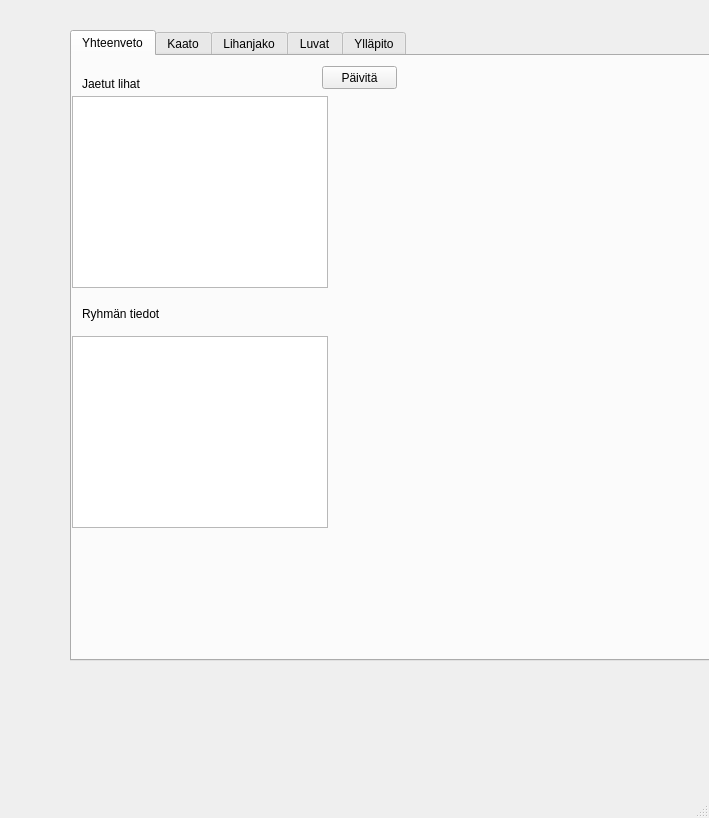
<?xml version="1.0" encoding="UTF-8"?>
<ui version="4.0">
 <class>MainWindow</class>
 <widget class="QMainWindow" name="MainWindow">
  <property name="geometry">
   <rect>
    <x>0</x>
    <y>0</y>
    <width>709</width>
    <height>818</height>
   </rect>
  </property>
  <property name="windowTitle">
   <string>MainWindow</string>
  </property>
  <widget class="QWidget" name="centralwidget">
   <widget class="QTabWidget" name="tabWidget">
    <property name="geometry">
     <rect>
      <x>70</x>
      <y>30</y>
      <width>651</width>
      <height>631</height>
     </rect>
    </property>
    <property name="currentIndex">
     <number>0</number>
    </property>
    <widget class="QWidget" name="summaryPage">
     <attribute name="title">
      <string>Yhteenveto</string>
     </attribute>
     <widget class="QTableWidget" name="meatSharedTableWidget">
      <property name="geometry">
       <rect>
        <x>0</x>
        <y>40</y>
        <width>256</width>
        <height>192</height>
       </rect>
      </property>
     </widget>
     <widget class="QTableWidget" name="groupSummaryTableWidget">
      <property name="geometry">
       <rect>
        <x>0</x>
        <y>280</y>
        <width>256</width>
        <height>192</height>
       </rect>
      </property>
     </widget>
     <widget class="QPushButton" name="summaryRefreshPushButton">
      <property name="geometry">
       <rect>
        <x>250</x>
        <y>10</y>
        <width>75</width>
        <height>23</height>
       </rect>
      </property>
      <property name="text">
       <string>Päivitä</string>
      </property>
     </widget>
     <widget class="QLabel" name="label_23">
      <property name="geometry">
       <rect>
        <x>10</x>
        <y>20</y>
        <width>71</width>
        <height>16</height>
       </rect>
      </property>
      <property name="text">
       <string>Jaetut lihat</string>
      </property>
     </widget>
     <widget class="QLabel" name="label_24">
      <property name="geometry">
       <rect>
        <x>10</x>
        <y>250</y>
        <width>101</width>
        <height>16</height>
       </rect>
      </property>
      <property name="text">
       <string>Ryhmän tiedot</string>
      </property>
     </widget>
    </widget>
    <widget class="QWidget" name="widget">
     <attribute name="title">
      <string>Kaato</string>
     </attribute>
     <widget class="QComboBox" name="shotByComboBox">
      <property name="geometry">
       <rect>
        <x>40</x>
        <y>40</y>
        <width>69</width>
        <height>22</height>
       </rect>
      </property>
     </widget>
     <widget class="QComboBox" name="animalComboBox">
      <property name="geometry">
       <rect>
        <x>40</x>
        <y>90</y>
        <width>69</width>
        <height>22</height>
       </rect>
      </property>
     </widget>
     <widget class="QComboBox" name="genderComboBox">
      <property name="geometry">
       <rect>
        <x>250</x>
        <y>90</y>
        <width>69</width>
        <height>22</height>
       </rect>
      </property>
     </widget>
     <widget class="QComboBox" name="ageGroupComboBox">
      <property name="geometry">
       <rect>
        <x>150</x>
        <y>90</y>
        <width>69</width>
        <height>22</height>
       </rect>
      </property>
     </widget>
     <widget class="QComboBox" name="usageComboBox">
      <property name="geometry">
       <rect>
        <x>150</x>
        <y>150</y>
        <width>69</width>
        <height>22</height>
       </rect>
      </property>
     </widget>
     <widget class="QDateEdit" name="shotDateEdit">
      <property name="geometry">
       <rect>
        <x>160</x>
        <y>40</y>
        <width>110</width>
        <height>22</height>
       </rect>
      </property>
     </widget>
     <widget class="QLineEdit" name="locationLineEdit">
      <property name="geometry">
       <rect>
        <x>310</x>
        <y>40</y>
        <width>113</width>
        <height>20</height>
       </rect>
      </property>
     </widget>
     <widget class="QLineEdit" name="weightLineEdit">
      <property name="geometry">
       <rect>
        <x>40</x>
        <y>150</y>
        <width>51</width>
        <height>20</height>
       </rect>
      </property>
     </widget>
     <widget class="QPlainTextEdit" name="additionalInfoTextEdit">
      <property name="geometry">
       <rect>
        <x>280</x>
        <y>150</y>
        <width>281</width>
        <height>71</height>
       </rect>
      </property>
      <property name="toolTip">
       <string>Tähän vieraan kaatajan nimi tai havaintoja eläimestä</string>
      </property>
      <property name="toolTipDuration">
       <number>10000</number>
      </property>
     </widget>
     <widget class="QPushButton" name="killsPushButton">
      <property name="geometry">
       <rect>
        <x>470</x>
        <y>250</y>
        <width>75</width>
        <height>23</height>
       </rect>
      </property>
      <property name="text">
       <string>Tallenna</string>
      </property>
     </widget>
     <widget class="QTableWidget" name="killsKillsTableWidget">
      <property name="geometry">
       <rect>
        <x>30</x>
        <y>260</y>
        <width>256</width>
        <height>171</height>
       </rect>
      </property>
     </widget>
     <widget class="QLabel" name="label_26">
      <property name="geometry">
       <rect>
        <x>160</x>
        <y>20</y>
        <width>61</width>
        <height>16</height>
       </rect>
      </property>
      <property name="text">
       <string>Kaatopäivä</string>
      </property>
     </widget>
     <widget class="QLabel" name="label_25">
      <property name="geometry">
       <rect>
        <x>40</x>
        <y>20</y>
        <width>47</width>
        <height>13</height>
       </rect>
      </property>
      <property name="text">
       <string>Kaataja</string>
      </property>
     </widget>
     <widget class="QLabel" name="label_22">
      <property name="geometry">
       <rect>
        <x>310</x>
        <y>20</y>
        <width>47</width>
        <height>13</height>
       </rect>
      </property>
      <property name="text">
       <string>Paikka</string>
      </property>
     </widget>
     <widget class="QLabel" name="label_29">
      <property name="geometry">
       <rect>
        <x>150</x>
        <y>70</y>
        <width>51</width>
        <height>20</height>
       </rect>
      </property>
      <property name="text">
       <string>Ikäryhmä</string>
      </property>
     </widget>
     <widget class="QLabel" name="label_28">
      <property name="geometry">
       <rect>
        <x>250</x>
        <y>70</y>
        <width>47</width>
        <height>13</height>
       </rect>
      </property>
      <property name="text">
       <string>Sukupuoli</string>
      </property>
     </widget>
     <widget class="QLabel" name="label_30">
      <property name="geometry">
       <rect>
        <x>40</x>
        <y>130</y>
        <width>47</width>
        <height>13</height>
       </rect>
      </property>
      <property name="text">
       <string>Paino (kg)</string>
      </property>
     </widget>
     <widget class="QLabel" name="label_31">
      <property name="geometry">
       <rect>
        <x>150</x>
        <y>130</y>
        <width>47</width>
        <height>13</height>
       </rect>
      </property>
      <property name="text">
       <string>Käyttö</string>
      </property>
     </widget>
     <widget class="QLabel" name="label_32">
      <property name="geometry">
       <rect>
        <x>280</x>
        <y>130</y>
        <width>81</width>
        <height>20</height>
       </rect>
      </property>
      <property name="text">
       <string>Lisätietoja</string>
      </property>
     </widget>
     <widget class="QLabel" name="label_33">
      <property name="geometry">
       <rect>
        <x>30</x>
        <y>240</y>
        <width>47</width>
        <height>13</height>
       </rect>
      </property>
      <property name="text">
       <string>Kaadot</string>
      </property>
     </widget>
     <widget class="QLabel" name="label_27">
      <property name="geometry">
       <rect>
        <x>40</x>
        <y>70</y>
        <width>47</width>
        <height>13</height>
       </rect>
      </property>
      <property name="text">
       <string>Eläin</string>
      </property>
     </widget>
    </widget>
    <widget class="QWidget" name="sharePage">
     <attribute name="title">
      <string>Lihanjako</string>
     </attribute>
     <widget class="QTextEdit" name="shareSkillTableWidget">
      <property name="geometry">
       <rect>
        <x>10</x>
        <y>40</y>
        <width>761</width>
        <height>241</height>
       </rect>
      </property>
     </widget>
     <widget class="QLabel" name="Label_3">
      <property name="geometry">
       <rect>
        <x>10</x>
        <y>20</y>
        <width>47</width>
        <height>13</height>
       </rect>
      </property>
      <property name="text">
       <string>Kaadot</string>
      </property>
     </widget>
     <widget class="QDateEdit" name="ShareDateEdit">
      <property name="geometry">
       <rect>
        <x>30</x>
        <y>330</y>
        <width>110</width>
        <height>22</height>
       </rect>
      </property>
     </widget>
     <widget class="QComboBox" name="portionComboBox">
      <property name="geometry">
       <rect>
        <x>190</x>
        <y>330</y>
        <width>69</width>
        <height>22</height>
       </rect>
      </property>
     </widget>
     <widget class="QComboBox" name="groupComboBox">
      <property name="geometry">
       <rect>
        <x>480</x>
        <y>330</y>
        <width>69</width>
        <height>22</height>
       </rect>
      </property>
     </widget>
     <widget class="QLineEdit" name="amountLineEdit_7">
      <property name="geometry">
       <rect>
        <x>320</x>
        <y>330</y>
        <width>113</width>
        <height>20</height>
       </rect>
      </property>
     </widget>
     <widget class="QLabel" name="label_34">
      <property name="geometry">
       <rect>
        <x>30</x>
        <y>310</y>
        <width>47</width>
        <height>13</height>
       </rect>
      </property>
      <property name="text">
       <string>Jakopäivä</string>
      </property>
     </widget>
     <widget class="QLabel" name="label_35">
      <property name="geometry">
       <rect>
        <x>190</x>
        <y>310</y>
        <width>61</width>
        <height>16</height>
       </rect>
      </property>
      <property name="text">
       <string>Ruhon osa</string>
      </property>
     </widget>
     <widget class="QLabel" name="Label_2">
      <property name="geometry">
       <rect>
        <x>320</x>
        <y>310</y>
        <width>47</width>
        <height>13</height>
       </rect>
      </property>
      <property name="text">
       <string>Määrä (kg)</string>
      </property>
     </widget>
     <widget class="QLabel" name="Label">
      <property name="geometry">
       <rect>
        <x>480</x>
        <y>310</y>
        <width>81</width>
        <height>16</height>
       </rect>
      </property>
      <property name="text">
       <string>Jakoryhmä</string>
      </property>
     </widget>
     <widget class="QPushButton" name="pushButton_2">
      <property name="geometry">
       <rect>
        <x>660</x>
        <y>360</y>
        <width>75</width>
        <height>23</height>
       </rect>
      </property>
      <property name="text">
       <string>Tallenna</string>
      </property>
     </widget>
     <widget class="QLabel" name="amountLineEdit_6">
      <property name="geometry">
       <rect>
        <x>30</x>
        <y>410</y>
        <width>47</width>
        <height>13</height>
       </rect>
      </property>
      <property name="text">
       <string/>
      </property>
     </widget>
     <widget class="QPushButton" name="ShareSavepushButton">
      <property name="geometry">
       <rect>
        <x>560</x>
        <y>380</y>
        <width>75</width>
        <height>23</height>
       </rect>
      </property>
      <property name="text">
       <string>Tallenna</string>
      </property>
     </widget>
     <widget class="QGroupBox" name="shareGroupBox">
      <property name="geometry">
       <rect>
        <x>20</x>
        <y>410</y>
        <width>621</width>
        <height>191</height>
       </rect>
      </property>
      <property name="title">
       <string/>
      </property>
     </widget>
     <widget class="QLabel" name="label_36">
      <property name="geometry">
       <rect>
        <x>20</x>
        <y>380</y>
        <width>81</width>
        <height>16</height>
       </rect>
      </property>
      <property name="text">
       <string>Jakoehdotukset</string>
      </property>
     </widget>
    </widget>
    <widget class="QWidget" name="tab_4">
     <attribute name="title">
      <string>Luvat</string>
     </attribute>
     <widget class="QComboBox" name="licenseAnimalComboBox">
      <property name="geometry">
       <rect>
        <x>150</x>
        <y>60</y>
        <width>69</width>
        <height>22</height>
       </rect>
      </property>
     </widget>
     <widget class="QComboBox" name="licenseAgeGroupComboBox">
      <property name="geometry">
       <rect>
        <x>260</x>
        <y>60</y>
        <width>69</width>
        <height>22</height>
       </rect>
      </property>
     </widget>
     <widget class="QComboBox" name="licenseGenderComboBox">
      <property name="geometry">
       <rect>
        <x>370</x>
        <y>60</y>
        <width>69</width>
        <height>22</height>
       </rect>
      </property>
     </widget>
     <widget class="QLineEdit" name="licenseYearLineEdit">
      <property name="geometry">
       <rect>
        <x>0</x>
        <y>60</y>
        <width>113</width>
        <height>20</height>
       </rect>
      </property>
     </widget>
     <widget class="QLineEdit" name="licenseAmountLineEdit">
      <property name="geometry">
       <rect>
        <x>480</x>
        <y>60</y>
        <width>113</width>
        <height>20</height>
       </rect>
      </property>
     </widget>
     <widget class="QPushButton" name="licenseSavePushButton">
      <property name="geometry">
       <rect>
        <x>520</x>
        <y>150</y>
        <width>75</width>
        <height>23</height>
       </rect>
      </property>
      <property name="text">
       <string>Tallenna</string>
      </property>
     </widget>
     <widget class="QLabel" name="label">
      <property name="geometry">
       <rect>
        <x>0</x>
        <y>40</y>
        <width>47</width>
        <height>13</height>
       </rect>
      </property>
      <property name="text">
       <string>Lupavuosi</string>
      </property>
     </widget>
     <widget class="QLabel" name="label_2">
      <property name="geometry">
       <rect>
        <x>150</x>
        <y>40</y>
        <width>47</width>
        <height>13</height>
       </rect>
      </property>
      <property name="text">
       <string>Eläin</string>
      </property>
     </widget>
     <widget class="QLabel" name="label_3">
      <property name="geometry">
       <rect>
        <x>260</x>
        <y>40</y>
        <width>47</width>
        <height>13</height>
       </rect>
      </property>
      <property name="text">
       <string>Ikäryhmä</string>
      </property>
     </widget>
     <widget class="QLabel" name="label_4">
      <property name="geometry">
       <rect>
        <x>370</x>
        <y>40</y>
        <width>47</width>
        <height>13</height>
       </rect>
      </property>
      <property name="text">
       <string>Sukupuoli</string>
      </property>
     </widget>
     <widget class="QLabel" name="label_5">
      <property name="geometry">
       <rect>
        <x>480</x>
        <y>40</y>
        <width>47</width>
        <height>13</height>
       </rect>
      </property>
      <property name="text">
       <string>Määrä</string>
      </property>
     </widget>
     <widget class="QTextEdit" name="licenseSummaryTableWidget">
      <property name="geometry">
       <rect>
        <x>0</x>
        <y>230</y>
        <width>641</width>
        <height>331</height>
       </rect>
      </property>
     </widget>
     <widget class="QLabel" name="label_6">
      <property name="geometry">
       <rect>
        <x>0</x>
        <y>210</y>
        <width>91</width>
        <height>16</height>
       </rect>
      </property>
      <property name="text">
       <string>Myönnetyt luvat</string>
      </property>
     </widget>
    </widget>
    <widget class="QWidget" name="tab_5">
     <attribute name="title">
      <string>Ylläpito</string>
     </attribute>
     <widget class="QGroupBox" name="groupBox_2">
      <property name="geometry">
       <rect>
        <x>0</x>
        <y>10</y>
        <width>261</width>
        <height>271</height>
       </rect>
      </property>
      <property name="title">
       <string/>
      </property>
      <widget class="QTextEdit" name="firstNameLineEdit">
       <property name="geometry">
        <rect>
         <x>10</x>
         <y>30</y>
         <width>101</width>
         <height>31</height>
        </rect>
       </property>
      </widget>
      <widget class="QLabel" name="label_7">
       <property name="geometry">
        <rect>
         <x>10</x>
         <y>10</y>
         <width>47</width>
         <height>13</height>
        </rect>
       </property>
       <property name="text">
        <string>Etunimi</string>
       </property>
      </widget>
      <widget class="QLabel" name="label_8">
       <property name="geometry">
        <rect>
         <x>140</x>
         <y>10</y>
         <width>47</width>
         <height>13</height>
        </rect>
       </property>
       <property name="text">
        <string>Sukunimi</string>
       </property>
      </widget>
      <widget class="QTextEdit" name="lastNameLineEdit">
       <property name="geometry">
        <rect>
         <x>140</x>
         <y>30</y>
         <width>101</width>
         <height>31</height>
        </rect>
       </property>
      </widget>
      <widget class="QTextEdit" name="deliveryAddressLineEdit">
       <property name="geometry">
        <rect>
         <x>10</x>
         <y>80</y>
         <width>231</width>
         <height>31</height>
        </rect>
       </property>
      </widget>
      <widget class="QLabel" name="label_9">
       <property name="geometry">
        <rect>
         <x>10</x>
         <y>60</y>
         <width>81</width>
         <height>16</height>
        </rect>
       </property>
       <property name="text">
        <string>Jakeluosoite</string>
       </property>
      </widget>
      <widget class="QLabel" name="label_10">
       <property name="geometry">
        <rect>
         <x>50</x>
         <y>100</y>
         <width>47</width>
         <height>13</height>
        </rect>
       </property>
       <property name="text">
        <string/>
       </property>
      </widget>
      <widget class="QTextEdit" name="postCodeLineEdit">
       <property name="geometry">
        <rect>
         <x>10</x>
         <y>130</y>
         <width>101</width>
         <height>31</height>
        </rect>
       </property>
      </widget>
      <widget class="QTextEdit" name="postlDistrictLineEdit">
       <property name="geometry">
        <rect>
         <x>120</x>
         <y>130</y>
         <width>101</width>
         <height>31</height>
        </rect>
       </property>
      </widget>
      <widget class="QLabel" name="label_11">
       <property name="geometry">
        <rect>
         <x>10</x>
         <y>110</y>
         <width>71</width>
         <height>16</height>
        </rect>
       </property>
       <property name="text">
        <string>Postinumero</string>
       </property>
      </widget>
      <widget class="QLabel" name="label_12">
       <property name="geometry">
        <rect>
         <x>120</x>
         <y>110</y>
         <width>81</width>
         <height>16</height>
        </rect>
       </property>
       <property name="text">
        <string>Postitoimipaikka</string>
       </property>
      </widget>
      <widget class="QPushButton" name="addMemberPushButton">
       <property name="geometry">
        <rect>
         <x>170</x>
         <y>170</y>
         <width>75</width>
         <height>23</height>
        </rect>
       </property>
       <property name="text">
        <string>Uusi</string>
       </property>
      </widget>
      <widget class="QComboBox" name="memberDeleteComboBox">
       <property name="geometry">
        <rect>
         <x>10</x>
         <y>240</y>
         <width>69</width>
         <height>22</height>
        </rect>
       </property>
      </widget>
      <widget class="QLabel" name="label_13">
       <property name="geometry">
        <rect>
         <x>10</x>
         <y>220</y>
         <width>101</width>
         <height>16</height>
        </rect>
       </property>
       <property name="text">
        <string>Poistettava jäsen</string>
       </property>
      </widget>
      <widget class="QPushButton" name="removeMemberPushButton">
       <property name="geometry">
        <rect>
         <x>170</x>
         <y>240</y>
         <width>75</width>
         <height>23</height>
        </rect>
       </property>
       <property name="text">
        <string>Poista</string>
       </property>
      </widget>
     </widget>
     <widget class="QGroupBox" name="groupBox_3">
      <property name="geometry">
       <rect>
        <x>310</x>
        <y>10</y>
        <width>241</width>
        <height>271</height>
       </rect>
      </property>
      <property name="title">
       <string/>
      </property>
      <widget class="QLabel" name="label_14">
       <property name="geometry">
        <rect>
         <x>0</x>
         <y>0</y>
         <width>47</width>
         <height>13</height>
        </rect>
       </property>
       <property name="text">
        <string>Seura</string>
       </property>
      </widget>
      <widget class="QTextEdit" name="clubIdLineEdit">
       <property name="geometry">
        <rect>
         <x>90</x>
         <y>20</y>
         <width>101</width>
         <height>31</height>
        </rect>
       </property>
      </widget>
      <widget class="QTextEdit" name="groupNameLineEdit">
       <property name="geometry">
        <rect>
         <x>90</x>
         <y>60</y>
         <width>101</width>
         <height>31</height>
        </rect>
       </property>
      </widget>
      <widget class="QLabel" name="label_17">
       <property name="geometry">
        <rect>
         <x>10</x>
         <y>20</y>
         <width>47</width>
         <height>13</height>
        </rect>
       </property>
       <property name="text">
        <string>Seura Id</string>
       </property>
      </widget>
      <widget class="QLabel" name="label_18">
       <property name="geometry">
        <rect>
         <x>-60</x>
         <y>60</y>
         <width>71</width>
         <height>16</height>
        </rect>
       </property>
       <property name="text">
        <string>Seuran nimi</string>
       </property>
      </widget>
      <widget class="QTextEdit" name="deliverClubAddressLineEdit">
       <property name="geometry">
        <rect>
         <x>90</x>
         <y>100</y>
         <width>101</width>
         <height>31</height>
        </rect>
       </property>
      </widget>
      <widget class="QLabel" name="label_19">
       <property name="geometry">
        <rect>
         <x>10</x>
         <y>110</y>
         <width>71</width>
         <height>16</height>
        </rect>
       </property>
       <property name="text">
        <string>Jakeluosoite</string>
       </property>
      </widget>
      <widget class="QLabel" name="label_20">
       <property name="geometry">
        <rect>
         <x>10</x>
         <y>150</y>
         <width>71</width>
         <height>16</height>
        </rect>
       </property>
       <property name="text">
        <string>Postinumero</string>
       </property>
      </widget>
      <widget class="QLabel" name="label_21">
       <property name="geometry">
        <rect>
         <x>10</x>
         <y>190</y>
         <width>71</width>
         <height>16</height>
        </rect>
       </property>
       <property name="text">
        <string>Postioimipaikka</string>
       </property>
      </widget>
      <widget class="QTextEdit" name="companyPostCodeLineEdit">
       <property name="geometry">
        <rect>
         <x>90</x>
         <y>140</y>
         <width>101</width>
         <height>31</height>
        </rect>
       </property>
      </widget>
      <widget class="QTextEdit" name="companyPostlDictrictLineEdit">
       <property name="geometry">
        <rect>
         <x>90</x>
         <y>180</y>
         <width>101</width>
         <height>31</height>
        </rect>
       </property>
      </widget>
      <widget class="QLabel" name="label_37">
       <property name="geometry">
        <rect>
         <x>10</x>
         <y>70</y>
         <width>61</width>
         <height>16</height>
        </rect>
       </property>
       <property name="text">
        <string>Seuran nimi</string>
       </property>
      </widget>
      <widget class="QPushButton" name="addCompanypushButton">
       <property name="geometry">
        <rect>
         <x>10</x>
         <y>240</y>
         <width>75</width>
         <height>23</height>
        </rect>
       </property>
       <property name="text">
        <string>Uusi</string>
       </property>
      </widget>
      <widget class="QPushButton" name="deleteClubPushButton">
       <property name="geometry">
        <rect>
         <x>120</x>
         <y>240</y>
         <width>75</width>
         <height>23</height>
        </rect>
       </property>
       <property name="text">
        <string>Poista</string>
       </property>
      </widget>
     </widget>
     <widget class="QGroupBox" name="groupBox_5">
      <property name="geometry">
       <rect>
        <x>10</x>
        <y>290</y>
        <width>261</width>
        <height>231</height>
       </rect>
      </property>
      <property name="title">
       <string/>
      </property>
      <widget class="QLabel" name="label_15">
       <property name="geometry">
        <rect>
         <x>0</x>
         <y>0</y>
         <width>61</width>
         <height>16</height>
        </rect>
       </property>
       <property name="text">
        <string>Jakoryhmä</string>
       </property>
      </widget>
      <widget class="QPushButton" name="newDistributionGroupPushButton">
       <property name="geometry">
        <rect>
         <x>10</x>
         <y>170</y>
         <width>75</width>
         <height>23</height>
        </rect>
       </property>
       <property name="text">
        <string>Uusi</string>
       </property>
      </widget>
      <widget class="QLabel" name="label_42">
       <property name="geometry">
        <rect>
         <x>10</x>
         <y>30</y>
         <width>47</width>
         <height>13</height>
        </rect>
       </property>
       <property name="text">
        <string>Ryhmä Id</string>
       </property>
      </widget>
      <widget class="QLabel" name="label_43">
       <property name="geometry">
        <rect>
         <x>10</x>
         <y>70</y>
         <width>71</width>
         <height>16</height>
        </rect>
       </property>
       <property name="text">
        <string>Seurue ID</string>
       </property>
      </widget>
      <widget class="QPushButton" name="distributionGroupBushButton">
       <property name="geometry">
        <rect>
         <x>170</x>
         <y>170</y>
         <width>75</width>
         <height>23</height>
        </rect>
       </property>
       <property name="text">
        <string>Poista</string>
       </property>
      </widget>
      <widget class="QComboBox" name="divideGroupIdComboBox">
       <property name="geometry">
        <rect>
         <x>130</x>
         <y>70</y>
         <width>69</width>
         <height>22</height>
        </rect>
       </property>
      </widget>
      <widget class="QLabel" name="label_44">
       <property name="geometry">
        <rect>
         <x>10</x>
         <y>120</y>
         <width>71</width>
         <height>16</height>
        </rect>
       </property>
       <property name="text">
        <string>Ryhmän nimi</string>
       </property>
      </widget>
      <widget class="QLineEdit" name="grouplineEdit">
       <property name="geometry">
        <rect>
         <x>100</x>
         <y>120</y>
         <width>113</width>
         <height>20</height>
        </rect>
       </property>
      </widget>
     </widget>
     <widget class="QGroupBox" name="groupBox_6">
      <property name="geometry">
       <rect>
        <x>310</x>
        <y>290</y>
        <width>241</width>
        <height>241</height>
       </rect>
      </property>
      <property name="title">
       <string/>
      </property>
      <widget class="QLabel" name="label_16">
       <property name="geometry">
        <rect>
         <x>10</x>
         <y>0</y>
         <width>47</width>
         <height>13</height>
        </rect>
       </property>
       <property name="text">
        <string>Seurue</string>
       </property>
      </widget>
      <widget class="QLabel" name="label_38">
       <property name="geometry">
        <rect>
         <x>10</x>
         <y>20</y>
         <width>47</width>
         <height>13</height>
        </rect>
       </property>
       <property name="text">
        <string>Seurue Id</string>
       </property>
      </widget>
      <widget class="QTextEdit" name="entourageLineEdit">
       <property name="geometry">
        <rect>
         <x>100</x>
         <y>20</y>
         <width>101</width>
         <height>31</height>
        </rect>
       </property>
      </widget>
      <widget class="QTextEdit" name="entourageNameLineEdit">
       <property name="geometry">
        <rect>
         <x>100</x>
         <y>100</y>
         <width>101</width>
         <height>31</height>
        </rect>
       </property>
      </widget>
      <widget class="QLabel" name="label_40">
       <property name="geometry">
        <rect>
         <x>10</x>
         <y>60</y>
         <width>51</width>
         <height>16</height>
        </rect>
       </property>
       <property name="text">
        <string>Seura Id</string>
       </property>
      </widget>
      <widget class="QTextEdit" name="clubLineEdit">
       <property name="geometry">
        <rect>
         <x>100</x>
         <y>60</y>
         <width>101</width>
         <height>31</height>
        </rect>
       </property>
      </widget>
      <widget class="QLabel" name="label_41">
       <property name="geometry">
        <rect>
         <x>10</x>
         <y>150</y>
         <width>51</width>
         <height>16</height>
        </rect>
       </property>
       <property name="text">
        <string>Jäsen Id</string>
       </property>
      </widget>
      <widget class="QTextEdit" name="clubIdLineEdit_5">
       <property name="geometry">
        <rect>
         <x>100</x>
         <y>140</y>
         <width>101</width>
         <height>31</height>
        </rect>
       </property>
      </widget>
      <widget class="QLabel" name="label_39">
       <property name="geometry">
        <rect>
         <x>10</x>
         <y>100</y>
         <width>71</width>
         <height>16</height>
        </rect>
       </property>
       <property name="text">
        <string>Seurueen nimi </string>
       </property>
      </widget>
      <widget class="QPushButton" name="addPartyPushButton">
       <property name="geometry">
        <rect>
         <x>10</x>
         <y>180</y>
         <width>75</width>
         <height>23</height>
        </rect>
       </property>
       <property name="text">
        <string>Uusi</string>
       </property>
      </widget>
      <widget class="QPushButton" name="removethePartyPushButton">
       <property name="geometry">
        <rect>
         <x>140</x>
         <y>180</y>
         <width>75</width>
         <height>23</height>
        </rect>
       </property>
       <property name="text">
        <string>Poista</string>
       </property>
      </widget>
     </widget>
    </widget>
   </widget>
  </widget>
  <widget class="QMenuBar" name="menubar">
   <property name="geometry">
    <rect>
     <x>0</x>
     <y>0</y>
     <width>709</width>
     <height>21</height>
    </rect>
   </property>
  </widget>
  <widget class="QStatusBar" name="statusbar"/>
 </widget>
 <tabstops>
  <tabstop>firstNameLineEdit</tabstop>
  <tabstop>licenseYearLineEdit</tabstop>
  <tabstop>groupSummaryTableWidget</tabstop>
  <tabstop>shotByComboBox</tabstop>
  <tabstop>shotDateEdit</tabstop>
  <tabstop>locationLineEdit</tabstop>
  <tabstop>animalComboBox</tabstop>
  <tabstop>ageGroupComboBox</tabstop>
  <tabstop>genderComboBox</tabstop>
  <tabstop>weightLineEdit</tabstop>
  <tabstop>usageComboBox</tabstop>
  <tabstop>additionalInfoTextEdit</tabstop>
  <tabstop>killsKillsTableWidget</tabstop>
  <tabstop>killsPushButton</tabstop>
  <tabstop>lastNameLineEdit</tabstop>
  <tabstop>portionComboBox</tabstop>
  <tabstop>groupComboBox</tabstop>
  <tabstop>amountLineEdit_7</tabstop>
  <tabstop>ShareDateEdit</tabstop>
  <tabstop>ShareSavepushButton</tabstop>
  <tabstop>licenseAnimalComboBox</tabstop>
  <tabstop>licenseAgeGroupComboBox</tabstop>
  <tabstop>shareSkillTableWidget</tabstop>
  <tabstop>pushButton_2</tabstop>
  <tabstop>licenseAmountLineEdit</tabstop>
  <tabstop>licenseSavePushButton</tabstop>
  <tabstop>licenseSummaryTableWidget</tabstop>
  <tabstop>licenseGenderComboBox</tabstop>
  <tabstop>summaryRefreshPushButton</tabstop>
  <tabstop>meatSharedTableWidget</tabstop>
  <tabstop>tabWidget</tabstop>
  <tabstop>deliveryAddressLineEdit</tabstop>
  <tabstop>postCodeLineEdit</tabstop>
  <tabstop>postlDistrictLineEdit</tabstop>
  <tabstop>addMemberPushButton</tabstop>
  <tabstop>memberDeleteComboBox</tabstop>
  <tabstop>removeMemberPushButton</tabstop>
  <tabstop>clubIdLineEdit</tabstop>
  <tabstop>groupNameLineEdit</tabstop>
  <tabstop>deliverClubAddressLineEdit</tabstop>
  <tabstop>companyPostCodeLineEdit</tabstop>
  <tabstop>companyPostlDictrictLineEdit</tabstop>
  <tabstop>addCompanypushButton</tabstop>
  <tabstop>deleteClubPushButton</tabstop>
  <tabstop>newDistributionGroupPushButton</tabstop>
  <tabstop>distributionGroupBushButton</tabstop>
  <tabstop>entourageLineEdit</tabstop>
  <tabstop>entourageNameLineEdit</tabstop>
  <tabstop>clubLineEdit</tabstop>
  <tabstop>clubIdLineEdit_5</tabstop>
  <tabstop>addPartyPushButton</tabstop>
  <tabstop>removethePartyPushButton</tabstop>
  <tabstop>divideGroupIdComboBox</tabstop>
 </tabstops>
 <resources/>
 <connections/>
</ui>
